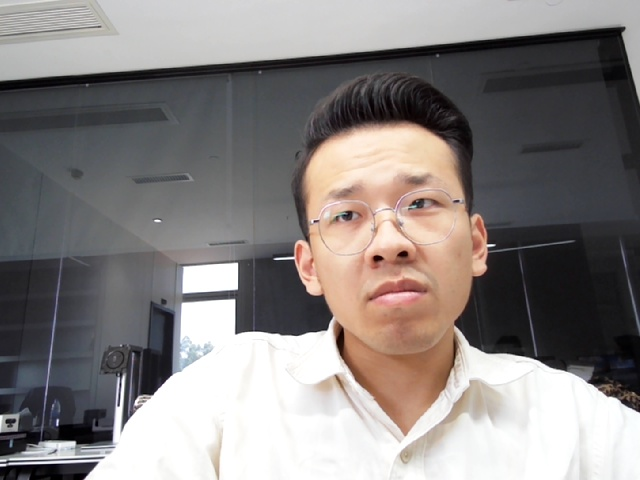
#> input picture src/usb/camera_0_snapshot.jpg, 640 x 480 px
$ python -i dual_usb_eye_tracker.py   (imports and definitions only)
#> lines starting #> are read from the running program, lines starting #| are printed output that depends on the picture; after the words box and inside, x2 and y2 are one past the last pixel; in counts of white or black regions, pixels touching at a corner belong together
#> further down, picture is the input picture: shape (480, 640, 3); mean B, G, R 128, 129.3, 134.7
import argparse
import json
import sys
import time
from pathlib import Path

import cv2
import numpy as np

HIGHGUI_AVAILABLE = True


LEFT_EYE = {
    "outer": 33,
    "inner": 133,
    "top": 159,
    "bottom": 145,
    "iris": [468, 469, 470, 471, 472],
}
RIGHT_EYE = {
    "outer": 362,
    "inner": 263,
    "top": 386,
    "bottom": 374,
    "iris": [473, 474, 475, 476, 477],
}


# [398 lines left out: functions parse_args, get_screen_size, list_cameras, set_camera_property, open_camera, not called in this run]


class CameraStream:
    # [58 lines left out: functions __init__, read, _normalize_brightness, stats, not called in this run]

    def release(self):
        self.cap.release()


# [73 lines left out: functions draw_label, selected_camera_indexes, parse_index_list, require_gaze_cameras, not called in this run]


def lm_xy(landmarks, idx, width, height):
    lm = landmarks[idx]
    return np.array([lm.x * width, lm.y * height], dtype=np.float32)


# [12 lines left out: function eye_feature, not called in this run]


class MediaPipeEyeExtractor:
    # Simplified 3D face model (mm scale) for head pose estimation
    _FACE_MODEL = np.array([
        (0.0, 0.0, 0.0),        # Nose tip (landmark 1)
        (0.0, -63.6, -12.5),    # Chin (landmark 152)
        (-43.3, 32.7, -26.0),   # Left eye outer corner (landmark 33)
        (43.3, 32.7, -26.0),    # Right eye outer corner (landmark 362)
        (-28.9, -28.9, -24.1),  # Left mouth corner (landmark 61)
        (28.9, -28.9, -24.1),   # Right mouth corner (landmark 291)
    ], dtype=np.float64)

    _HEAD_POSE_IDXS = [1, 152, 33, 362, 61, 291]

    FEATURE_COUNT = 7  # 4 eye features + 3 head pose (rotation vector)

    # [95 lines left out: functions __init__, process_frame, _estimate_head_pose, _draw_head_pose, not called in this run]

    def close(self):
        self.model.close()


class HaarEyeExtractor:
    FEATURE_COUNT = 4  # 2 normalized pupil coords per eye

    def __init__(self, face_min_neighbors=4, eye_min_neighbors=5,
                 face_scale=1.1, eye_scale=1.08, face_min_size=100,
                 adaptive_pupil=False):
        base = Path(cv2.data.haarcascades)
        self.face = cv2.CascadeClassifier(str(base / "haarcascade_frontalface_default.xml"))
        self.eye = cv2.CascadeClassifier(str(base / "haarcascade_eye.xml"))
        # Glasses-friendly cascade as extra fallback
        glasses_path = str(base / "haarcascade_eye_tree_eyeglasses.xml")
        self.eye_glasses = None
        if Path(glasses_path).exists():
            self.eye_glasses = cv2.CascadeClassifier(glasses_path)
        if self.face.empty() or self.eye.empty():
            raise SystemExit("OpenCV Haar cascade files were not found.")
        self.face_min_neighbors = face_min_neighbors
        self.eye_min_neighbors = eye_min_neighbors
        self.face_scale = face_scale
        self.eye_scale = eye_scale
        self.face_min_size = face_min_size
        self.adaptive_pupil = adaptive_pupil

    def process_frame(self, frame, mirror=False):
#> called with mirror = False
        if mirror:
            frame = cv2.flip(frame, 1)
        gray = cv2.cvtColor(frame, cv2.COLOR_BGR2GRAY)
        gray = cv2.equalizeHist(gray)
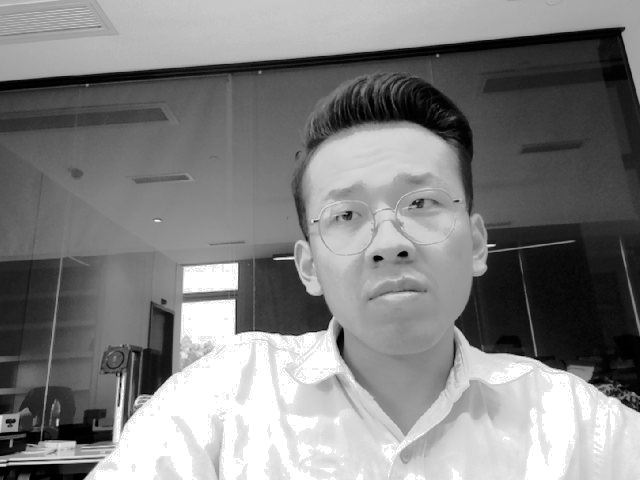
#> gray: shape (480, 640); min 0, max 255, mean 128.8
        faces = self.face.detectMultiScale(
            gray, self.face_scale, self.face_min_neighbors,
            minSize=(self.face_min_size, self.face_min_size),
        )
#> faces = [[286, 126, 206, 206]]
        if len(faces) == 0:
            return None, frame

        x, y, w, h = max(faces, key=lambda rect: rect[2] * rect[3])
#> x = 286; y = 126; w = 206; h = 206
        face_gray = gray[y : y + h, x : x + w]
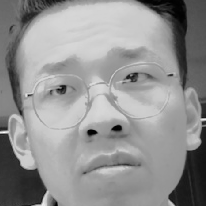
#> face_gray: shape (206, 206); min 1, max 255, mean 146.3
        face_frame = frame[y : y + h, x : x + w]

        # Multi-pass eye detection
        eye_candidates = self.eye.detectMultiScale(
            face_gray, self.eye_scale, self.eye_min_neighbors,
            minSize=(24, 14),
            maxSize=(max(w // 2, 30), max(h // 3, 24)),
        )
#> eye_candidates = [[37, 67, 45, 45], [110, 55, 46, 46]]

        # Glasses cascade as first fallback
        if len(eye_candidates) == 0 and self.eye_glasses is not None:
            eye_candidates = self.eye_glasses.detectMultiScale(
                face_gray, self.eye_scale, self.eye_min_neighbors,
                minSize=(24, 14),
                maxSize=(max(w // 2, 30), max(h // 3, 24)),
            )

        # Relaxed final pass
        if len(eye_candidates) == 0:
            eye_candidates = self.eye.detectMultiScale(
                face_gray, 1.05, 3,
                minSize=(20, 12),
                maxSize=(max(w // 2, 30), max(h // 3, 24)),
            )
            if eye_candidates is not None and len(eye_candidates) > 0:
                eye_candidates = [e for e in eye_candidates if e[1] <= h * 0.65]
            else:
                eye_candidates = []

        eyes = []
        for ex, ey, ew, eh in eye_candidates:
            if ey > h * 0.62:
                continue
            eyes.append((ex, ey, ew, eh))
#> this loop made 2 passes
#> after the loop, eyes = [(37, 67, 45, 45), (110, 55, 46, 46)]
        if len(eyes) < 2:
            return None, frame

        eyes = sorted(eyes, key=lambda rect: rect[2] * rect[3], reverse=True)[:2]
#> eyes = [(110, 55, 46, 46), (37, 67, 45, 45)]
        eyes = sorted(eyes, key=lambda rect: rect[0])
#> eyes = [(37, 67, 45, 45), (110, 55, 46, 46)]
        features = []
        for ex, ey, ew, eh in eyes:
            roi = face_gray[ey : ey + eh, ex : ex + ew]
            pupil = None
            if self.adaptive_pupil:
                result = self._pupil_center_adaptive(roi)
                if result is not None:
                    pupil = (result[0], result[1])  # cx, cy (ignore quality score)
            if pupil is None:
                pupil = self._pupil_center(roi)
            if pupil is None:
                pupil = self._pupil_center_darkest(roi)
            if pupil is None:
                pupil = (ew / 2.0, eh / 2.0)
            px, py = pupil
            features.extend([(px - ew / 2.0) / max(ew, 1), (py - eh / 2.0) / max(eh, 1)])
            center = (x + ex + int(px), y + ey + int(py))
            cv2.rectangle(face_frame, (ex, ey), (ex + ew, ey + eh), (0, 180, 255), 1)
            cv2.circle(frame, center, 3, (0, 255, 255), -1)
#> this loop made 2 passes
#> (ex, ey, ew, eh, cutoff in _pupil_center, px, py, center) on passes 1 to 2: (37, 67, 45, 45, 142, 25.4, 22.32, (348, 215)), (110, 55, 46, 46, 134, 22.31, 22.01, (418, 203))
#> pass 1, in _pupil_center, `mask = (blur <= cutoff).astype(np.uint8) * 255`:
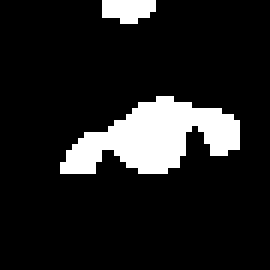
#> mask: shape (45, 45) (shown 6 times larger); 12.3% white; 2 white regions, box (x1, y1, x2, y2) and area: (10, 16, 40, 29) 221, (17, 0, 26, 4) 29
#> after the loop:
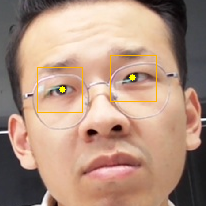
#> face_frame: shape (206, 206, 3); mean B, G, R 128, 146.1, 177.4
#> after the loop:
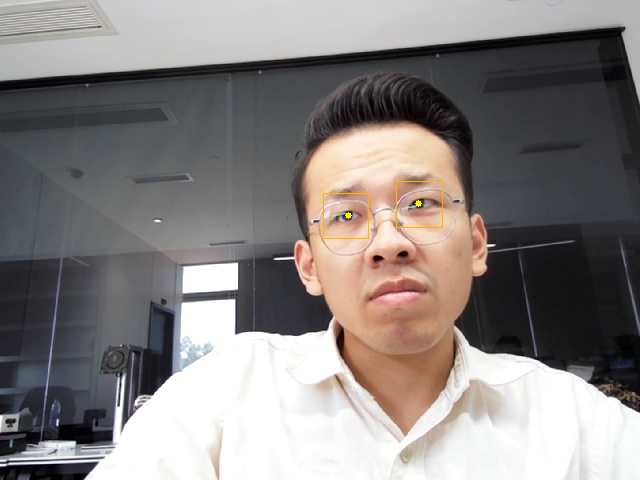
#> frame: shape (480, 640, 3); 0.14% of pixels changed, all inside (x1, y1, x2, y2) = (323, 181, 443, 239)
#> after the loop:
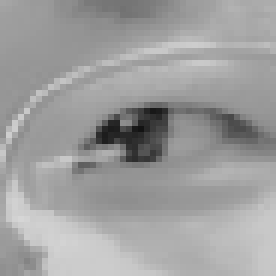
#> roi: shape (46, 46) (shown 6 times larger); min 19, max 214, mean 158.6
#> after the loop, features = [0.0645, -0.00397, -0.0151, -0.0214]
        cv2.rectangle(frame, (x, y), (x + w, y + h), (80, 180, 80), 1)
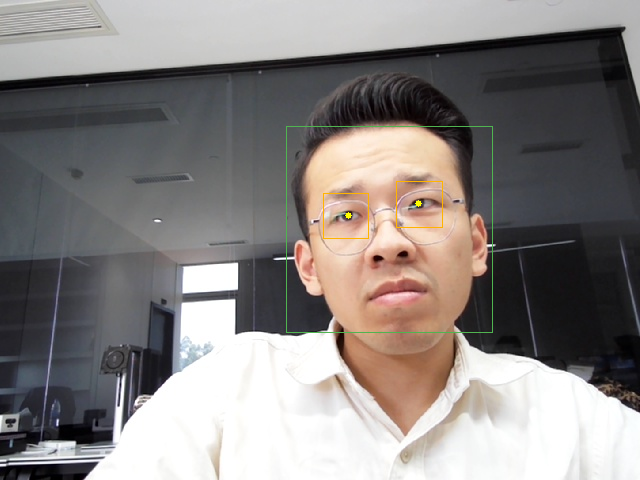
#> frame: shape (480, 640, 3); 0.27% of pixels changed, all inside (x1, y1, x2, y2) = (286, 126, 493, 333)
        return np.asarray(features, dtype=np.float32), frame

    def _pupil_center(self, roi):
        if roi.size == 0:
            return None
        blur = cv2.GaussianBlur(roi, (7, 7), 0)
        cutoff = np.percentile(blur, 12)
        mask = (blur <= cutoff).astype(np.uint8) * 255
        mask = cv2.morphologyEx(mask, cv2.MORPH_OPEN, np.ones((3, 3), np.uint8))
        contours, _ = cv2.findContours(mask, cv2.RETR_EXTERNAL, cv2.CHAIN_APPROX_SIMPLE)
        if not contours:
            return None
        contour = max(contours, key=cv2.contourArea)
        moments = cv2.moments(contour)
        if moments["m00"] <= 0:
            return None
        return moments["m10"] / moments["m00"], moments["m01"] / moments["m00"]

    # [65 lines left out: functions _pupil_center_darkest, _pupil_center_adaptive, not called in this run]

    def close(self):
        return None


class OneEuroFilter:
    """1-euro filter for low-lag signal smoothing.

    From: Casiez, Roussel, Vogel. "1 Euro Filter: A Simple Speed-based
    Low-pass Filter for Noisy Input in Interactive Systems." CHI 2012.

    Parameters:
      min_cutoff: minimum cutoff frequency in Hz (lower = smoother but more lag).
                  Default 1.0 works well for gaze at 30Hz.
      beta: speed coefficient. Higher = less lag during fast movement.
            Default 0.007 is typical for pointing tasks.
      d_cutoff: derivative cutoff frequency in Hz. Default 1.0.
    """

    # [8 lines left out: function __init__, not called in this run]

    def _alpha(self, cutoff, dt):
        tau = 1.0 / (2.0 * np.pi * max(cutoff, 1e-8))
        return 1.0 / (1.0 + tau / dt)

    # [32 lines left out: functions update, reset, not called in this run]


class FeatureStabilizer:
    # [226 lines left out: functions __init__, update, load_mediapipe_face_mesh, create_extractors, poly_features, poly_feature_count and 4 more, not called in this run]


def predict(weights, feature, cubic=False, linear=False):
    return poly_features(feature, cubic=cubic, linear=linear) @ weights


class MultiCameraRidgeModel:
    """Per-camera Ridge models + optional full fusion model for partial-fusion.

    Serialization v2 format:
      {"version": 2, "camera_count": N, "features_per_camera": F, "cubic": bool,
       "linear": bool, "full_weights": [...], "per_camera_weights": [[...], ...]}

    Legacy v1 format (no "version" key) loads as full_weights only.
    """

    # [7 lines left out: function __init__, not called in this run]

    @property
    def has_full_model(self):
        return self.full_weights is not None

    # [6 lines left out: function has_per_camera_models, not called in this run]

    def fit_full(self, samples, targets, lam=1e-2, robust=False):
        fitter = fit_ridge_huber if robust else fit_ridge
        self.full_weights = fitter(samples, targets, lam=lam, cubic=self.cubic, linear=self.linear)

    # [1662 lines left out: functions fit_per_camera, predict, to_dict, from_dict, _predict_dispatch, calibration_points and 31 more, not called in this run]


# [2 lines not run here, left out]

>>> import cv2
>>> picture = cv2.imread('camera_0_snapshot.jpg')
>>> result = HaarEyeExtractor().process_frame(picture)

$ run again, on src/usb/camera_1_snapshot.jpg
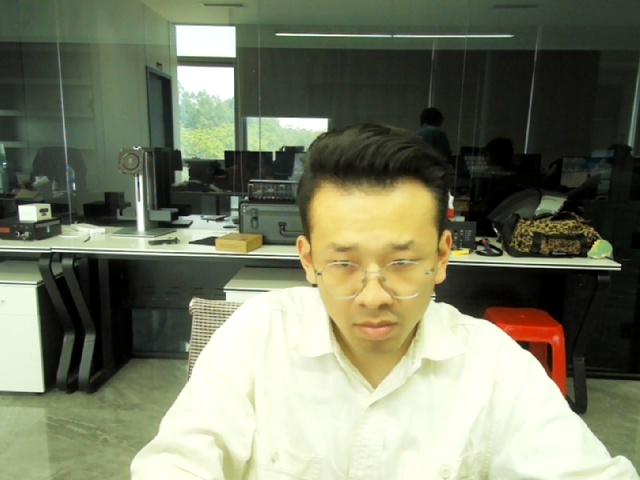
#> input picture src/usb/camera_1_snapshot.jpg, 640 x 480 px
#> picture is the input picture: shape (480, 640, 3); mean B, G, R 100.9, 123.3, 119.3
#> faces = [[302, 208, 142, 142]]
#> x = 302; y = 208; w = 142
#> eye_candidates = [[24, 37, 37, 37], [83, 39, 29, 29]]
#> the loop in process_frame, `for ex, ey, ew, eh in eye_candidates:` made 2 passes
#> after the loop in process_frame, `for ex, ey, ew, eh in eye_candidates:`: eyes = [(24, 37, 37, 37), (83, 39, 29, 29)]
#> the loop in process_frame, `for ex, ey, ew, eh in eyes:` made 2 passes
#> (ex, ey, ew, eh, cutoff in _pupil_center, px, py, center) on passes 1 to 2: (24, 37, 37, 37, 158.2, 21.66, 20.8, (347, 265)), (83, 39, 29, 29, 154, 14.45, 15.95, (399, 262))
#> after the loop in process_frame, `for ex, ey, ew, eh in eyes:`:
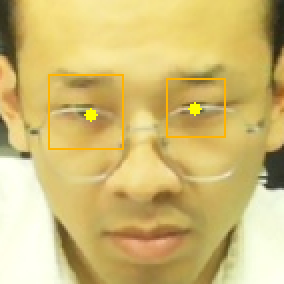
#> face_frame: shape (142, 142, 3) (shown 2 times larger); mean B, G, R 116.8, 187, 209.2
#> after the loop in process_frame, `for ex, ey, ew, eh in eyes:`: features = [0.0853, 0.0621, -0.00187, 0.0499]
#> in process_frame, `cv2.rectangle(frame, (x, y), (x + w, y + h), (80, 180, 80), 1)`:
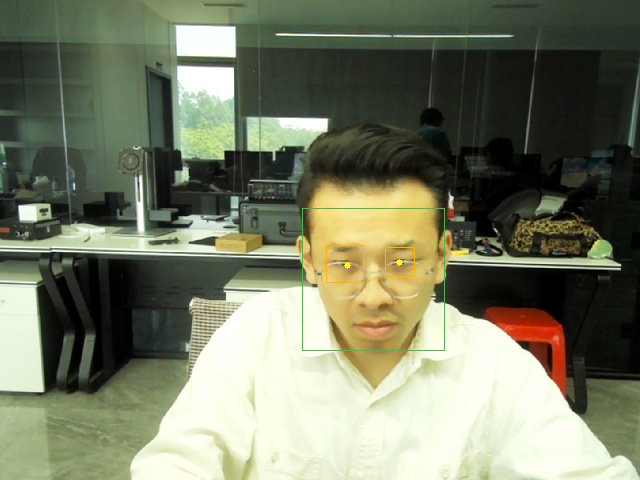
#> frame: shape (480, 640, 3); mean B, G, R 100.7, 123.3, 119.2

$ run again, on src/usb/camera_3_snapshot.jpg
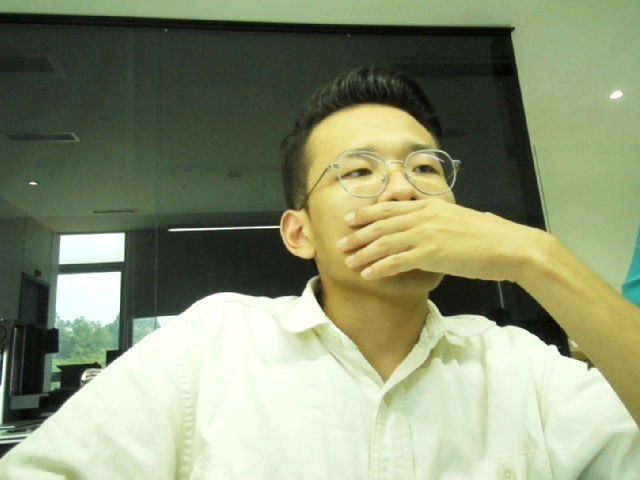
#> input picture src/usb/camera_3_snapshot.jpg, 640 x 480 px
#> picture is the input picture: shape (480, 640, 3); mean B, G, R 115.7, 146.9, 138.2
#> faces = [[298, 103, 170, 170]]
#> x = 298; y = 103; w = 170
#> in process_frame, `eye_candidates = self.eye.detectMultiScale( face_gray, self.eye_scale,..`: eye_candidates = ()
#> in process_frame, `eye_candidates = self.eye.detectMultiScale( face_gray, 1.05, 3, minSiz..`: eye_candidates = [[111, 51, 27, 27], [42, 48, 43, 43]]
#> the loop in process_frame, `for ex, ey, ew, eh in eye_candidates:` made 2 passes
#> after the loop in process_frame, `for ex, ey, ew, eh in eye_candidates:`: eyes = [(111, 51, 27, 27), (42, 48, 43, 43)]
#> in process_frame, `eyes = sorted(eyes, key=lambda rect: rect[2] * rect[3], reverse=True)[..`: eyes = [(42, 48, 43, 43), (111, 51, 27, 27)]
#> the loop in process_frame, `for ex, ey, ew, eh in eyes:` made 2 passes
#> (ex, ey, ew, eh, cutoff in _pupil_center, px, py, center) on passes 1 to 2: (42, 48, 43, 43, 125, 17.69, 21.6, (357, 172)), (111, 51, 27, 27, 88.36, 16.63, 14.37, (425, 168))
#> after the loop in process_frame, `for ex, ey, ew, eh in eyes:`:
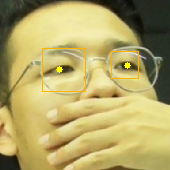
#> face_frame: shape (170, 170, 3); mean B, G, R 102.6, 166.4, 179.4
#> after the loop in process_frame, `for ex, ey, ew, eh in eyes:`: features = [-0.0887, 0.00243, 0.116, 0.0322]
#> in process_frame, `cv2.rectangle(frame, (x, y), (x + w, y + h), (80, 180, 80), 1)`:
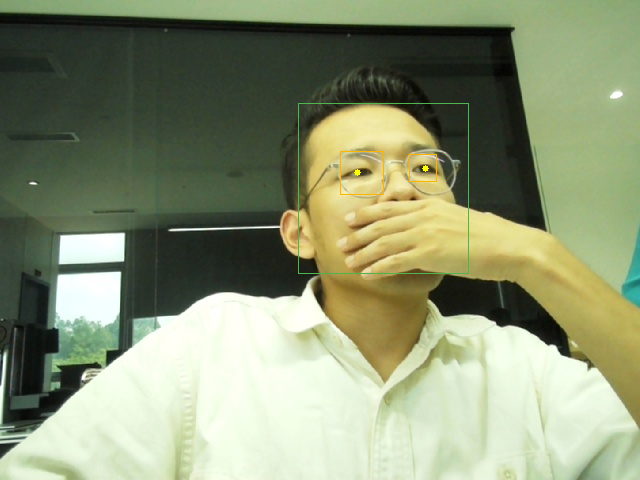
#> frame: shape (480, 640, 3); mean B, G, R 115.7, 147.1, 138.2
